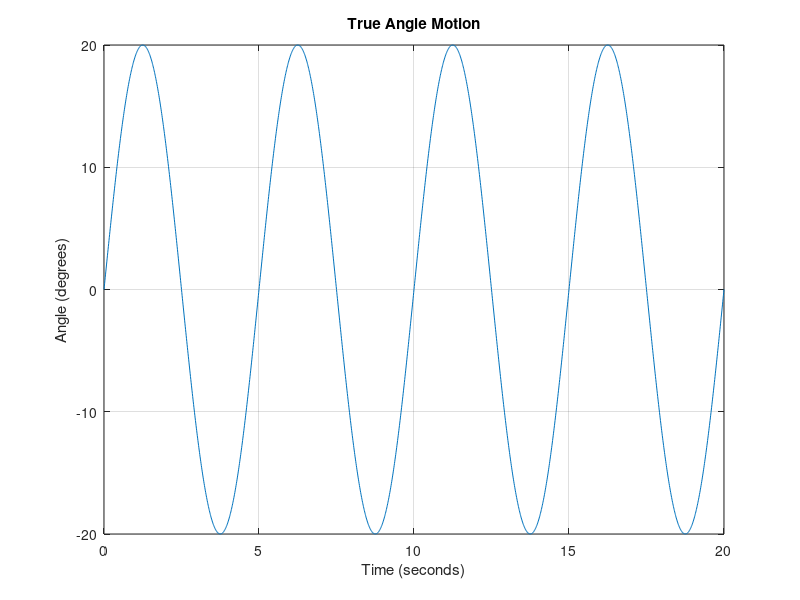
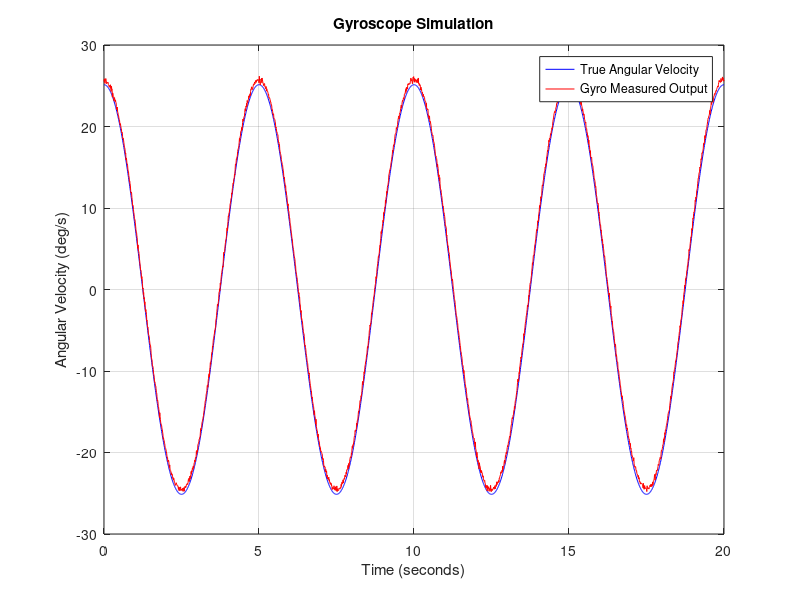
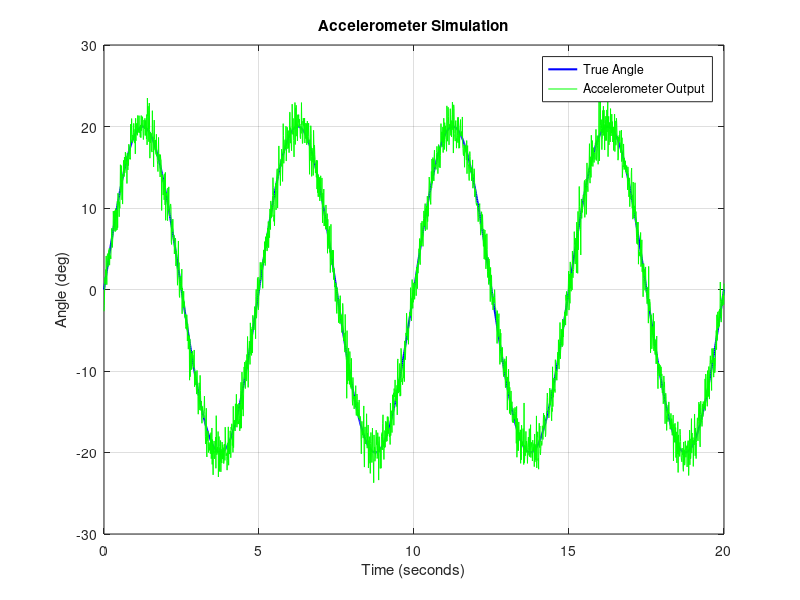
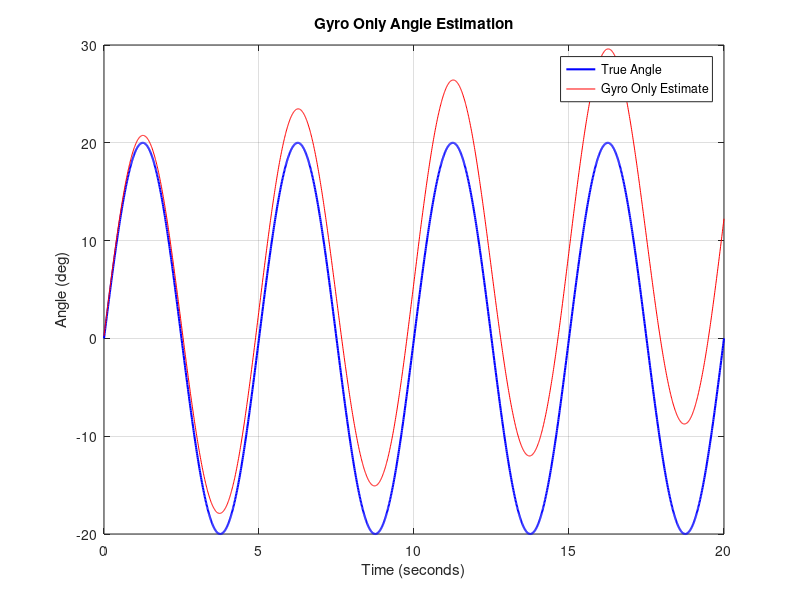

The MATLAB source for these figures, in order:
clc;
clear;
close all;

% Simulation parameters
fs = 100;          % sampling frequency (Hz)
dt = 1/fs;         % sampling interval
t = 0:dt:20;       % time vector (20 s)

% True angle motion: A*sin(2*pi*f*t)
theta_true = 20 * sin(2*pi*0.2*t);   % amplitude = 20 deg, frequency = 0.2 Hz

plot(t, theta_true)
xlabel('Time (seconds)')
ylabel('Angle (degrees)')
title('True Angle Motion')
grid on

% True angular velocity (derivative of angle)
angular_velocity_true = 20 * 2*pi*0.2 * cos(2*pi*0.2*t);

% Gyroscope bias (slow drift)
gyro_bias = 0.5 + 0.01*t;   % deg/s

% Gyroscope measurement noise
gyro_noise = 0.2 * randn(size(t));

% Gyroscope output = true velocity + bias + noise
gyro_output = angular_velocity_true + gyro_bias + gyro_noise;

figure
plot(t, angular_velocity_true, 'b')
hold on
plot(t, gyro_output, 'r')
legend('True Angular Velocity','Gyro Measured Output')
xlabel('Time (seconds)')
ylabel('Angular Velocity (deg/s)')
title('Gyroscope Simulation')
grid on

% Accelerometer noise (higher than gyro)
accel_noise = 1.5 * randn(size(t));

% Accelerometer angle measurement
accel_output = theta_true + accel_noise;

figure
plot(t, theta_true, 'b', 'LineWidth', 1.5)
hold on
plot(t, accel_output, 'g')
legend('True Angle','Accelerometer Output')
xlabel('Time (seconds)')
ylabel('Angle (deg)')
title('Accelerometer Simulation')
grid on

%% Step 4: Individual sensor estimates

% Gyro angle estimation via integration
gyro_angle_estimate = cumsum(gyro_output) * dt;

figure
plot(t, theta_true, 'b', 'LineWidth', 1.5)
hold on
plot(t, gyro_angle_estimate, 'r')
legend('True Angle','Gyro Only Estimate')
xlabel('Time (seconds)')
ylabel('Angle (deg)')
title('Gyro Only Angle Estimation')
grid on

% Accelerometer angle estimate
accel_angle_estimate = accel_output;

figure
plot(t, theta_true, 'b', 'LineWidth', 1.5)
hold on
plot(t, accel_angle_estimate, 'g')
legend('True Angle','Accelerometer Only Estimate')
xlabel('Time (seconds)')
ylabel('Angle (deg)')
title('Accelerometer Only Angle Estimation')
grid on

% Step 5: Complementary filter fusion
alpha = 0.98;   % gyro weight

complementary_angle = zeros(size(t));
complementary_angle(1) = theta_true(1);

for k = 2:length(t)
    gyro_integration = complementary_angle(k-1) + gyro_output(k)*dt;
    complementary_angle(k) = alpha * gyro_integration + ...
                             (1-alpha) * accel_output(k);
end

figure
plot(t, theta_true, 'b', 'LineWidth', 1.5)
hold on
plot(t, complementary_angle, 'm')
legend('True Angle','Complementary Filter Output')
xlabel('Time (seconds)')
ylabel('Angle (deg)')
title('Complementary Filter Estimation')
grid on

% RMSE error comparison
rmse_gyro = sqrt(mean((theta_true - gyro_angle_estimate).^2));
rmse_accel = sqrt(mean((theta_true - accel_angle_estimate).^2));
rmse_complementary = sqrt(mean((theta_true - complementary_angle).^2));

disp(['Gyro RMSE: ', num2str(rmse_gyro)])
disp(['Accel RMSE: ', num2str(rmse_accel)])
disp(['Complementary RMSE: ', num2str(rmse_complementary)])

% FFT analysis
N = length(t);
f = (0:N-1)*(fs/N);

fft_accel = abs(fft(accel_angle_estimate))/N;
fft_complementary = abs(fft(complementary_angle))/N;
fft_true = abs(fft(theta_true))/N;

figure
plot(f, fft_accel, 'r','LineWidth',1.5)
hold on
plot(f, fft_complementary, 'm','LineWidth',1.5)
plot(f, fft_true, 'b', 'LineWidth',1.5)

xlim([0 5])
legend('Accel FFT','Complementary FFT','True FFT')
xlabel('Frequency (Hz)')
ylabel('Magnitude')
title('FFT Comparison')
grid on
